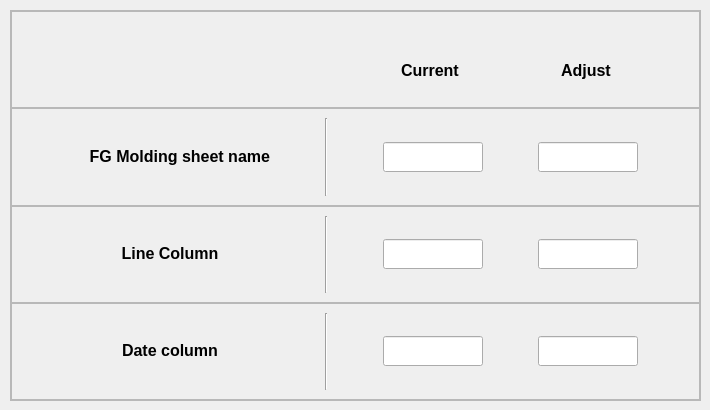
           <widget class="QWidget" name="FG_Molding_tab">
            <attribute name="title">
             <string>FG Molding</string>
            </attribute>
            <attribute name="toolTip">
             <string>Daily Output Molding</string>
            </attribute>
            <widget class="QFrame" name="frame_18">
             <property name="geometry">
              <rect>
               <x>10</x>
               <y>10</y>
               <width>691</width>
               <height>391</height>
              </rect>
             </property>
             <property name="frameShape">
              <enum>QFrame::StyledPanel</enum>
             </property>
             <property name="frameShadow">
              <enum>QFrame::Raised</enum>
             </property>
             <layout class="QVBoxLayout" name="verticalLayout_5">
              <property name="spacing">
               <number>0</number>
              </property>
              <property name="leftMargin">
               <number>0</number>
              </property>
              <property name="topMargin">
               <number>0</number>
              </property>
              <property name="rightMargin">
               <number>0</number>
              </property>
              <property name="bottomMargin">
               <number>0</number>
              </property>
              <item>
               <widget class="QFrame" name="frame_19">
                <property name="frameShape">
                 <enum>QFrame::StyledPanel</enum>
                </property>
                <property name="frameShadow">
                 <enum>QFrame::Raised</enum>
                </property>
                <widget class="QLabel" name="label_12">
                 <property name="geometry">
                  <rect>
                   <x>390</x>
                   <y>50</y>
                   <width>62</width>
                   <height>19</height>
                  </rect>
                 </property>
                 <property name="text">
                  <string>&lt;html&gt;&lt;head/&gt;&lt;body&gt;&lt;p&gt;&lt;span style=&quot; font-size:12pt; font-weight:600;&quot;&gt;Current&lt;/span&gt;&lt;/p&gt;&lt;/body&gt;&lt;/html&gt;</string>
                 </property>
                </widget>
                <widget class="QLabel" name="label_23">
                 <property name="geometry">
                  <rect>
                   <x>550</x>
                   <y>50</y>
                   <width>53</width>
                   <height>19</height>
                  </rect>
                 </property>
                 <property name="text">
                  <string>&lt;html&gt;&lt;head/&gt;&lt;body&gt;&lt;p&gt;&lt;span style=&quot; font-size:12pt; font-weight:600;&quot;&gt;Adjust&lt;/span&gt;&lt;/p&gt;&lt;/body&gt;&lt;/html&gt;</string>
                 </property>
                </widget>
               </widget>
              </item>
              <item>
               <widget class="QFrame" name="frame_20">
                <property name="frameShape">
                 <enum>QFrame::StyledPanel</enum>
                </property>
                <property name="frameShadow">
                 <enum>QFrame::Raised</enum>
                </property>
                <layout class="QHBoxLayout" name="horizontalLayout_10">
                 <item>
                  <widget class="QLabel" name="FG_Molding_sh">
                   <property name="minimumSize">
                    <size>
                     <width>200</width>
                     <height>50</height>
                    </size>
                   </property>
                   <property name="maximumSize">
                    <size>
                     <width>200</width>
                     <height>50</height>
                    </size>
                   </property>
                   <property name="text">
                    <string>&lt;html&gt;&lt;head/&gt;&lt;body&gt;&lt;p align=&quot;right&quot;&gt;&lt;span style=&quot; font-size:12pt; font-weight:600;&quot;&gt;FG Molding sheet name&lt;/span&gt;&lt;/p&gt;&lt;/body&gt;&lt;/html&gt;</string>
                   </property>
                  </widget>
                 </item>
                 <item>
                  <widget class="Line" name="line_9">
                   <property name="orientation">
                    <enum>Qt::Vertical</enum>
                   </property>
                  </widget>
                 </item>
                 <item>
                  <widget class="QLineEdit" name="FG_Molding_sh_currLine">
                   <property name="minimumSize">
                    <size>
                     <width>100</width>
                     <height>30</height>
                    </size>
                   </property>
                   <property name="maximumSize">
                    <size>
                     <width>100</width>
                     <height>30</height>
                    </size>
                   </property>
                   <property name="readOnly">
                    <bool>true</bool>
                   </property>
                  </widget>
                 </item>
                 <item>
                  <widget class="QLineEdit" name="FG_Molding_sh_adjLine">
                   <property name="minimumSize">
                    <size>
                     <width>100</width>
                     <height>30</height>
                    </size>
                   </property>
                   <property name="maximumSize">
                    <size>
                     <width>100</width>
                     <height>30</height>
                    </size>
                   </property>
                  </widget>
                 </item>
                </layout>
               </widget>
              </item>
              <item>
               <widget class="QFrame" name="frame_21">
                <property name="frameShape">
                 <enum>QFrame::StyledPanel</enum>
                </property>
                <property name="frameShadow">
                 <enum>QFrame::Raised</enum>
                </property>
                <layout class="QHBoxLayout" name="horizontalLayout_11">
                 <item>
                  <widget class="QLabel" name="line_col_Molding_sh">
                   <property name="minimumSize">
                    <size>
                     <width>200</width>
                     <height>50</height>
                    </size>
                   </property>
                   <property name="maximumSize">
                    <size>
                     <width>200</width>
                     <height>50</height>
                    </size>
                   </property>
                   <property name="text">
                    <string>&lt;html&gt;&lt;head/&gt;&lt;body&gt;&lt;p align=&quot;center&quot;&gt;&lt;span style=&quot; font-size:12pt; font-weight:600;&quot;&gt;Line Column&lt;/span&gt;&lt;/p&gt;&lt;/body&gt;&lt;/html&gt;</string>
                   </property>
                  </widget>
                 </item>
                 <item>
                  <widget class="Line" name="line_10">
                   <property name="orientation">
                    <enum>Qt::Vertical</enum>
                   </property>
                  </widget>
                 </item>
                 <item>
                  <widget class="QLineEdit" name="line_col_MoldingFG_currLine">
                   <property name="minimumSize">
                    <size>
                     <width>100</width>
                     <height>30</height>
                    </size>
                   </property>
                   <property name="maximumSize">
                    <size>
                     <width>100</width>
                     <height>30</height>
                    </size>
                   </property>
                   <property name="readOnly">
                    <bool>true</bool>
                   </property>
                  </widget>
                 </item>
                 <item>
                  <widget class="QLineEdit" name="line_col_MoldingFG_adjLine">
                   <property name="minimumSize">
                    <size>
                     <width>100</width>
                     <height>30</height>
                    </size>
                   </property>
                   <property name="maximumSize">
                    <size>
                     <width>100</width>
                     <height>30</height>
                    </size>
                   </property>
                  </widget>
                 </item>
                </layout>
               </widget>
              </item>
              <item>
               <widget class="QFrame" name="frame_22">
                <property name="frameShape">
                 <enum>QFrame::StyledPanel</enum>
                </property>
                <property name="frameShadow">
                 <enum>QFrame::Raised</enum>
                </property>
                <layout class="QHBoxLayout" name="horizontalLayout_12">
                 <item>
                  <widget class="QLabel" name="label_13">
                   <property name="minimumSize">
                    <size>
                     <width>200</width>
                     <height>50</height>
                    </size>
                   </property>
                   <property name="maximumSize">
                    <size>
                     <width>200</width>
                     <height>50</height>
                    </size>
                   </property>
                   <property name="text">
                    <string>&lt;html&gt;&lt;head/&gt;&lt;body&gt;&lt;p align=&quot;center&quot;&gt;&lt;span style=&quot; font-size:12pt; font-weight:600;&quot;&gt;Date column&lt;/span&gt;&lt;/p&gt;&lt;/body&gt;&lt;/html&gt;</string>
                   </property>
                  </widget>
                 </item>
                 <item>
                  <widget class="Line" name="line_11">
                   <property name="orientation">
                    <enum>Qt::Vertical</enum>
                   </property>
                  </widget>
                 </item>
                 <item>
                  <widget class="QLineEdit" name="date_col_MoldingFG_currLine">
                   <property name="minimumSize">
                    <size>
                     <width>100</width>
                     <height>30</height>
                    </size>
                   </property>
                   <property name="maximumSize">
                    <size>
                     <width>100</width>
                     <height>30</height>
                    </size>
                   </property>
                   <property name="readOnly">
                    <bool>true</bool>
                   </property>
                  </widget>
                 </item>
                 <item>
                  <widget class="QLineEdit" name="date_col_MoldingFG_adjLine">
                   <property name="minimumSize">
                    <size>
                     <width>100</width>
                     <height>30</height>
                    </size>
                   </property>
                   <property name="maximumSize">
                    <size>
                     <width>100</width>
                     <height>30</height>
                    </size>
                   </property>
                  </widget>
                 </item>
                </layout>
               </widget>
              </item>
             </layout>
            </widget>
           </widget>
